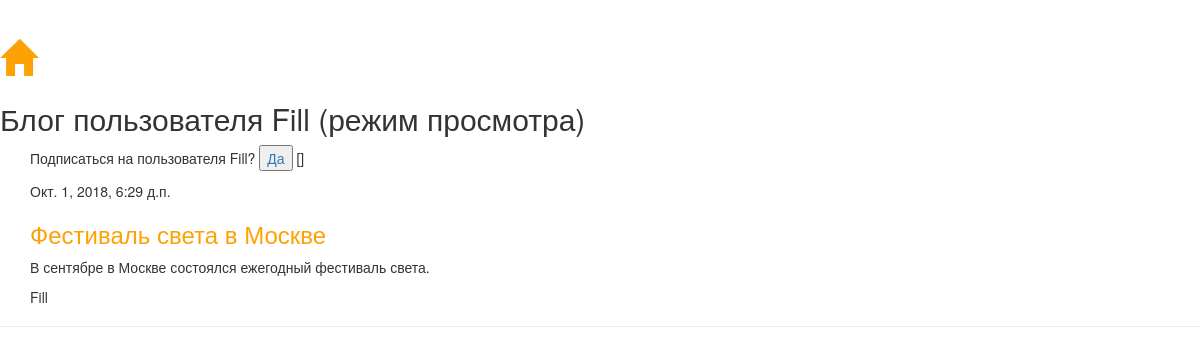
Page /blog/blog_look/3/ on the committed database.
### blog/models.py (models this page shows, shortened)
class Post(models.Model):
    title = models.CharField(max_length=50)
    date = models.DateTimeField(auto_now_add=True)
    published_date = models.DateTimeField(blank=True, null=True)
    text = models.TextField()
    author = models.ForeignKey('auth.User', on_delete=models.CASCADE)
    article_status = models.IntegerField(default=0)

### blog/views.py (the view)
# urls.py: url(r'^blog_look/(?P<pk>\d+)/$', views.blog_look, name='blog_look'),
def blog_look(request, pk):
    user = auth.get_user(request).username
    post = get_object_or_404(Post, pk=pk)
    author = post.author
    posts = Post.objects.filter(author=author).order_by('-published_date')
    if author in Profile.subscribed:
        status = f"Вы подписаны на пользователя {author}. Отменить подписку?"
    else:
        status = f"Подписаться на пользователя {author}?"
    if user == author:
        return render(request, 'blog.html', {'posts': posts, 'user':author})
    else:
        return render(request, 'blog_look.html', {'posts': posts, 'user':author,'status':status, 'value':Profile.subscribed})

### blog/templates/blog_look.html (shortened to what this page needs)
{% load static %}
<!DOCTYPE html>
<html lang="ru">
<head>
    <link rel="stylesheet" href="//maxcdn.bootstrapcdn.com/bootstrap/3.2.0/css/bootstrap.min.css">
    <link rel="stylesheet" href="//maxcdn.bootstrapcdn.com/bootstrap/3.2.0/css/bootstrap-theme.min.css">
    <link rel="stylesheet" href="{% static 'css/polls.css' %}">
</head>
<body>
    <div class="page-header">
        <h1><a href="/"><span class="glyphicon glyphicon-home"></span></a></h1>
        <h2>Блог пользователя {{user}} (режим просмотра)</h2>
    <div class="content container">
        <div class="row">
            <div class="col-md-8">
            {% block content %}
                <p>
                    {{ status }}
                    <a href="{% url 'subscribe' author=user.pk %}"><button type="submit">Да</button></a>
                    {{value}}
                </p>
                {% for post in posts %}
                    <div class="post">
                        <div class="date">
                            {{ post.published_date }}
                        </div>
                        <h3><a href="{% url 'post_detail' pk=post.pk %}">{{ post.title }}</a></h3>
                        <p>{{ post.text|linebreaksbr }}
                        <p>{{ post.author|linebreaksbr }}</p>
                    </div>
                {% endfor %}
            {% endblock %}
            </div>
        </div>
    </div>
    </body>
</html>

### blog/static/css/polls.css (style rules this page uses)
h1 a { color: #FCA205; font-family: 'Lobster'; }
h3 a { color: #FCA205; }
body { padding-left: 15 px; }

### rows in the picture
Post: published_date "Окт. 1, 2018, 6:29 д.п.", title "Фестиваль света в Москве", text "В сентябре в Москве состоялся ежегодный фестиваль света.", author "Fill"

### other values in the picture
{{ user }} "Fill"
{{ status }} "Подписаться на пользователя Fill?"
{{ value }} "[]"
